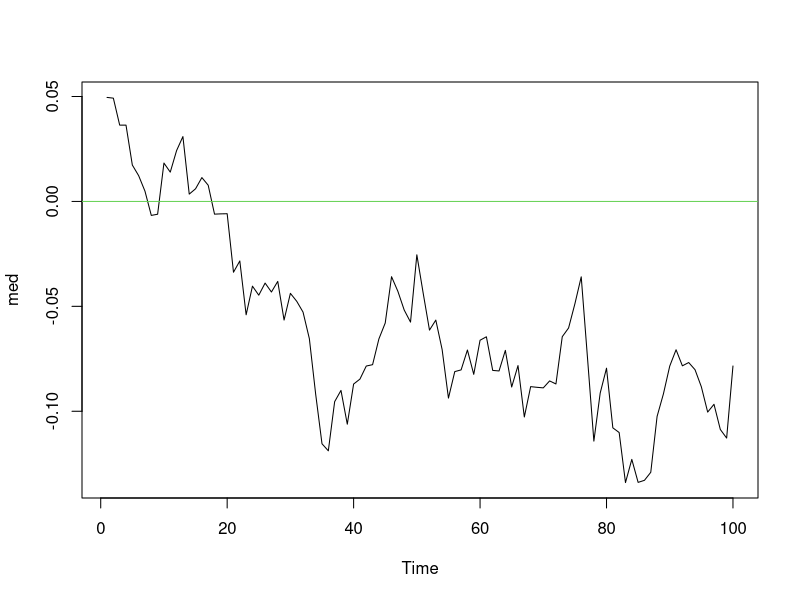
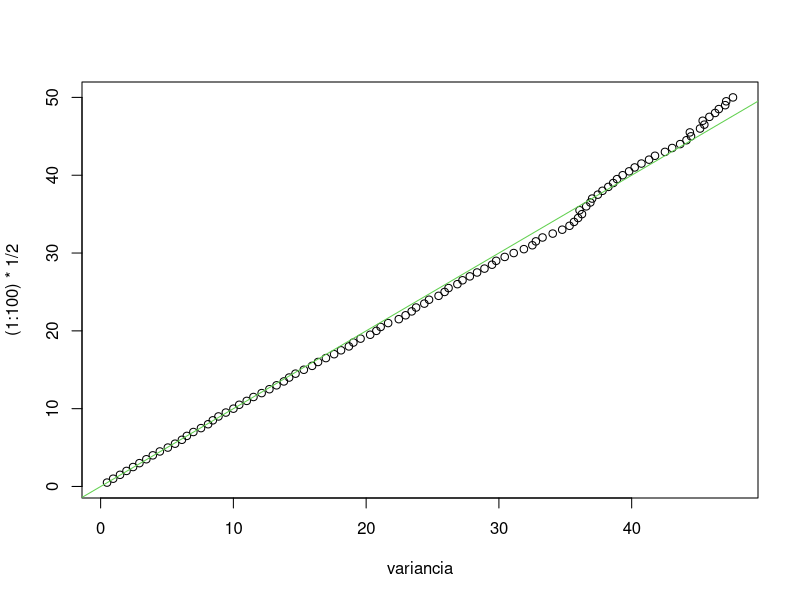
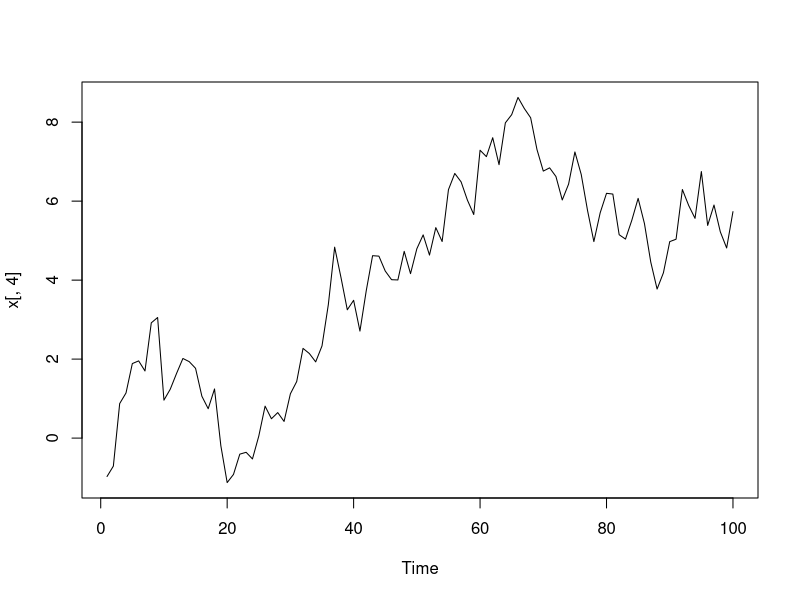
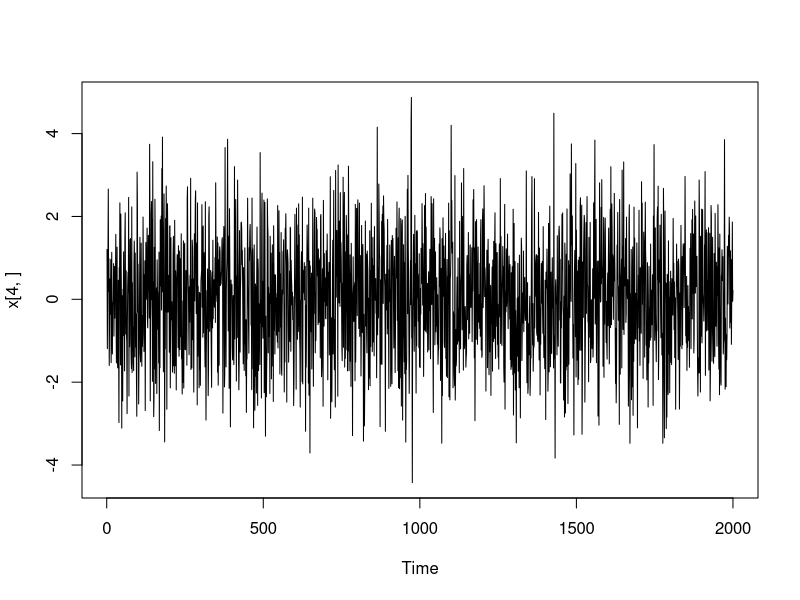
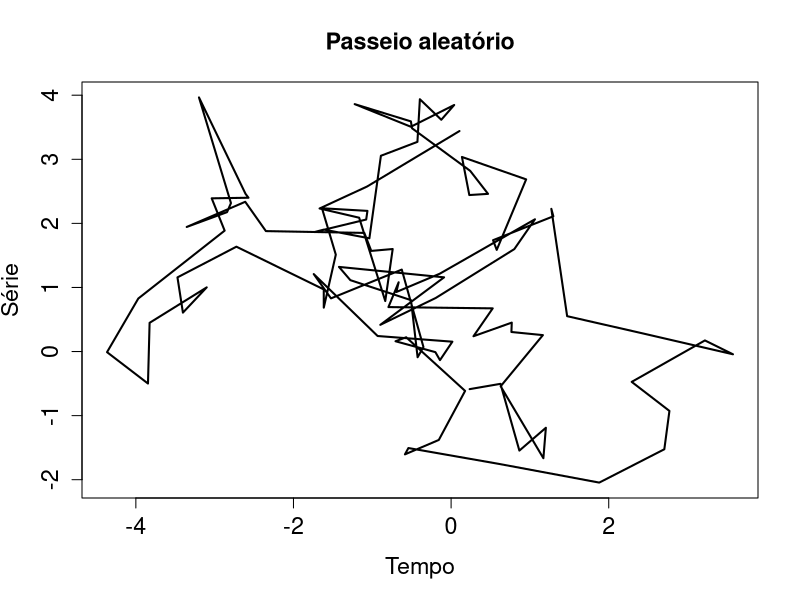
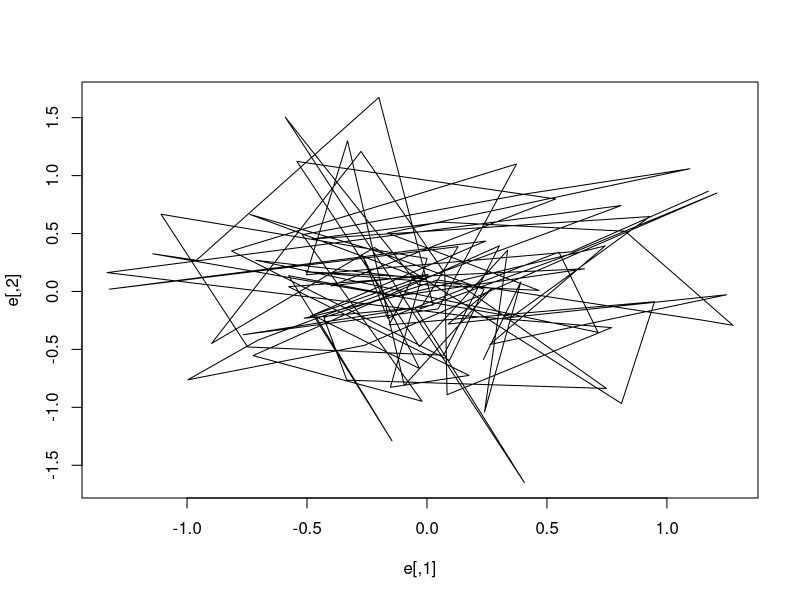
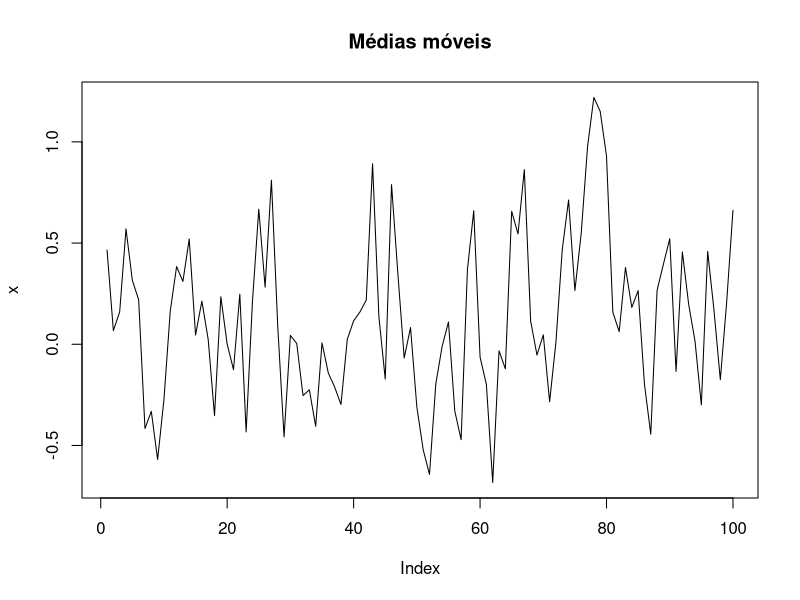
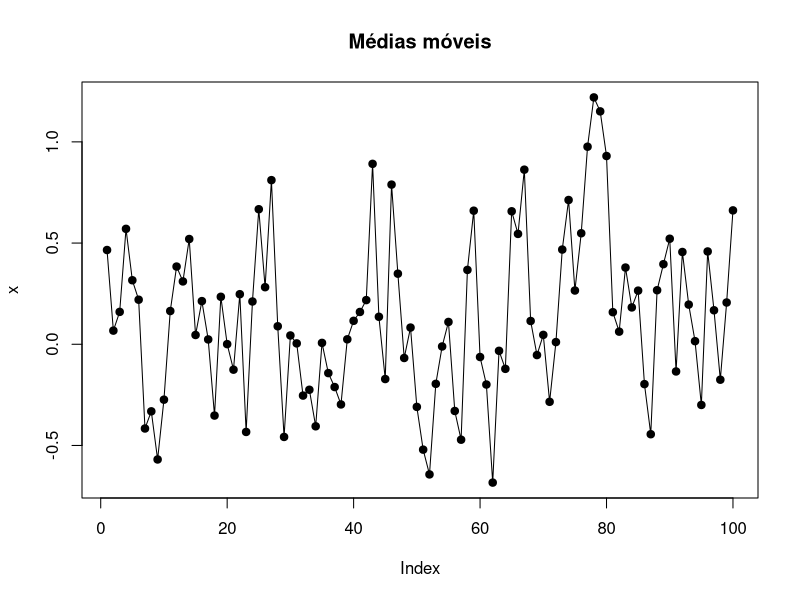

The R source for these figures, in order:
#Séries temporais

#Passeio aleatório

t=100
x=e=NULL

for(i in 1:t){
  e[i]=rnorm(1,0,sqrt(1/2))
  x[i]=sum(e[1:i])
}

#Fazendo vários passeios aleatórios para encontrar a média de x[t]

t=100;n=2000

e=x=matrix(0,t,n)
for(j in 1:n){
  for(i in 1:t){
    e[i,j]=rnorm(1,0,sqrt(1/2))
    x[i,j]=sum(e[1:i,j])
  }
}

(med=apply(x,1,mean)) #Por linha pois queremos a média para cada x[t]
(variancia=apply(x,1,var)) #Por linha pois queremos a média para cada x[t]

cov(x[100,],x[50,]) #t=100, s=50. Cov=min(t,s)*sig_e^2 
cor(x[100,],x[50,]) #t=100, s=50. Cor=sqrt(min(t,s)/max(t,s))

ts.plot(med);abline(h=0,col=3)

plot(variancia,(1:100)*1/2) ; abline(a=0,b=1,col=3)

ts.plot(x[,4]) #No "Ano"
ts.plot(x[4,]) #No "Mês" em diferentes "anos"

plot(x,type="l",xlab="Tempo",ylab="Série",main="Passeio aleatório",cex.lab=1.4,
     cex.main=1.4,cex.axis=1.4,lwd=2)
plot(e,type="l") 

#Médias móveis

e0=rnorm(1,0,sqrt(1/2))
e=rnorm(1,0,sqrt(1/2))
x=(e0+e)/2

for(i in 2:t){
  e[i]=rnorm(1,0,sqrt(1/2))
  x[i]=(e[i]+x[i-1])/2
}
plot(x,type="l",main="Médias móveis")  
plot(x,type="o",pch=19,main="Médias móveis")

#Fazendo replicações para estimar média, var, cov e cor


t=100;r=2000
e=x=matrix(NA,t,r)

for(j in 1:r){
  e0=rnorm(1,0,sqrt(1/2))
  
  e[1,j]=rnorm(1,0,sqrt(1/2))
  x[1,j]=(e0+e[1,j])/2
  for(i in 2:t){
    e[i,j]=rnorm(1,0,sqrt(1/2))
    x[i,j]=(e[i,j]+e[i-1,j])/2
  }
}

(med=apply(x,1,mean)) #Por linha pois queremos a média para cada x[t]
(variancia=apply(x,1,var)) #Por linha pois queremos a média para cada x[t]


ts.plot(med);abline(h=0,col=3)
plot(variancia) ; abline(h=1/4,col=3)

cov(x[39,],x[40,]) #Cov=1/8,se t e s são consecutivos
cor(x[39,],x[40,]) # Cor=1/2 se t e s são consecutivos
